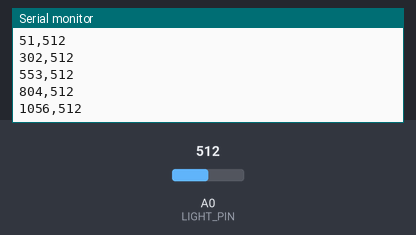
Simulated run of this sketch. Board: Arduino Uno, built with avr-gcc and run on an emulated ATmega328P. Parts: the last lines printed to the serial monitor. Inputs (shaded band) come from the test bench; at power-on: A0 (LIGHT_PIN) = 512.

Above: at 1.2 s.
1.3 s: A0 (LIGHT_PIN) set to 716
At 1.49 s:
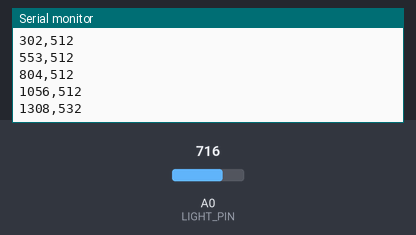
2.8 s: A0 (LIGHT_PIN) set to 900
At 3.0 s:
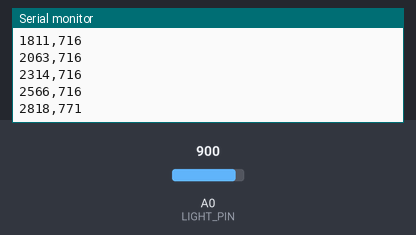
Timing chart, 0 to 5.8 s (numbered marks = the images above; inputs shaded):
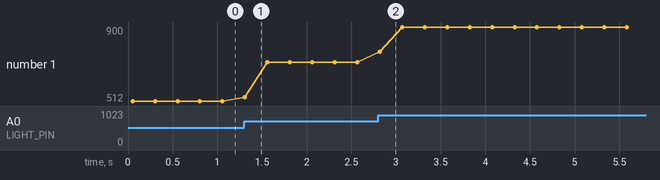

Measured:
- after the input at 1.3 s, the serial monitor: prints a new line at once (image 1)
- after the input at 2.8 s, the serial monitor: prints a new line at once (image 2)
- plotted number 1: 512 → 716 after the input at 1.3 s, 716 → 900 after the input at 2.8 s

The sketch:

S4.ino
```cpp
// @pin LIGHT=A0
// @baud 9600

const byte LIGHT_PIN = A0;
// @tunable samples
int samples = 10;

void setup() {
  Serial.begin(9600);
  Serial.println("time_ms,light_adc");
}

void loop() {
  long sum = 0;
  for (int i = 0; i < samples; ++i) {
    sum += analogRead(LIGHT_PIN);
    delay(5);
  }
  Serial.print(millis());
  Serial.print(',');
  Serial.println(sum / samples);
  delay(200);
}
```
